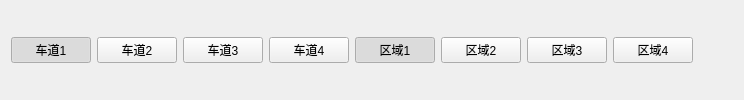
        <widget class="QWidget" name="widget_6" native="true">
         <layout class="QHBoxLayout" name="horizontalLayout_8">
          <property name="topMargin">
           <number>0</number>
          </property>
          <property name="bottomMargin">
           <number>0</number>
          </property>
          <item>
           <layout class="QHBoxLayout" name="horizontalLayout_17">
            <item>
             <widget class="QWidget" name="wd_lane" native="true">
              <layout class="QHBoxLayout" name="horizontalLayout_19">
               <property name="leftMargin">
                <number>0</number>
               </property>
               <property name="topMargin">
                <number>0</number>
               </property>
               <property name="rightMargin">
                <number>0</number>
               </property>
               <property name="bottomMargin">
                <number>0</number>
               </property>
               <item>
                <widget class="QPushButton" name="btn_lane1">
                 <property name="minimumSize">
                  <size>
                   <width>80</width>
                   <height>25</height>
                  </size>
                 </property>
                 <property name="focusPolicy">
                  <enum>Qt::NoFocus</enum>
                 </property>
                 <property name="text">
                  <string>车道1</string>
                 </property>
                 <property name="checkable">
                  <bool>true</bool>
                 </property>
                 <property name="checked">
                  <bool>true</bool>
                 </property>
                 <property name="autoExclusive">
                  <bool>true</bool>
                 </property>
                </widget>
               </item>
               <item>
                <widget class="QPushButton" name="btn_lane2">
                 <property name="minimumSize">
                  <size>
                   <width>80</width>
                   <height>25</height>
                  </size>
                 </property>
                 <property name="focusPolicy">
                  <enum>Qt::NoFocus</enum>
                 </property>
                 <property name="text">
                  <string>车道2</string>
                 </property>
                 <property name="checkable">
                  <bool>true</bool>
                 </property>
                 <property name="autoExclusive">
                  <bool>true</bool>
                 </property>
                </widget>
               </item>
               <item>
                <widget class="QPushButton" name="btn_lane3">
                 <property name="minimumSize">
                  <size>
                   <width>80</width>
                   <height>25</height>
                  </size>
                 </property>
                 <property name="focusPolicy">
                  <enum>Qt::NoFocus</enum>
                 </property>
                 <property name="text">
                  <string>车道3</string>
                 </property>
                 <property name="checkable">
                  <bool>true</bool>
                 </property>
                 <property name="autoExclusive">
                  <bool>true</bool>
                 </property>
                </widget>
               </item>
               <item>
                <widget class="QPushButton" name="btn_lane4">
                 <property name="minimumSize">
                  <size>
                   <width>80</width>
                   <height>25</height>
                  </size>
                 </property>
                 <property name="focusPolicy">
                  <enum>Qt::NoFocus</enum>
                 </property>
                 <property name="text">
                  <string>车道4</string>
                 </property>
                 <property name="checkable">
                  <bool>true</bool>
                 </property>
                 <property name="autoExclusive">
                  <bool>true</bool>
                 </property>
                </widget>
               </item>
              </layout>
             </widget>
            </item>
            <item>
             <widget class="QWidget" name="wd_area" native="true">
              <layout class="QHBoxLayout" name="horizontalLayout_20">
               <property name="leftMargin">
                <number>0</number>
               </property>
               <property name="topMargin">
                <number>0</number>
               </property>
               <property name="rightMargin">
                <number>0</number>
               </property>
               <property name="bottomMargin">
                <number>0</number>
               </property>
               <item>
                <widget class="QPushButton" name="btn_area1">
                 <property name="minimumSize">
                  <size>
                   <width>80</width>
                   <height>25</height>
                  </size>
                 </property>
                 <property name="focusPolicy">
                  <enum>Qt::NoFocus</enum>
                 </property>
                 <property name="text">
                  <string>区域1</string>
                 </property>
                 <property name="checkable">
                  <bool>true</bool>
                 </property>
                 <property name="checked">
                  <bool>true</bool>
                 </property>
                 <property name="autoExclusive">
                  <bool>true</bool>
                 </property>
                </widget>
               </item>
               <item>
                <widget class="QPushButton" name="btn_area2">
                 <property name="minimumSize">
                  <size>
                   <width>80</width>
                   <height>25</height>
                  </size>
                 </property>
                 <property name="focusPolicy">
                  <enum>Qt::NoFocus</enum>
                 </property>
                 <property name="text">
                  <string>区域2</string>
                 </property>
                 <property name="checkable">
                  <bool>true</bool>
                 </property>
                 <property name="autoExclusive">
                  <bool>true</bool>
                 </property>
                </widget>
               </item>
               <item>
                <widget class="QPushButton" name="btn_area3">
                 <property name="minimumSize">
                  <size>
                   <width>80</width>
                   <height>25</height>
                  </size>
                 </property>
                 <property name="focusPolicy">
                  <enum>Qt::NoFocus</enum>
                 </property>
                 <property name="text">
                  <string>区域3</string>
                 </property>
                 <property name="checkable">
                  <bool>true</bool>
                 </property>
                 <property name="autoExclusive">
                  <bool>true</bool>
                 </property>
                </widget>
               </item>
               <item>
                <widget class="QPushButton" name="btn_area4">
                 <property name="minimumSize">
                  <size>
                   <width>80</width>
                   <height>25</height>
                  </size>
                 </property>
                 <property name="focusPolicy">
                  <enum>Qt::NoFocus</enum>
                 </property>
                 <property name="text">
                  <string>区域4</string>
                 </property>
                 <property name="checkable">
                  <bool>true</bool>
                 </property>
                 <property name="autoExclusive">
                  <bool>true</bool>
                 </property>
                </widget>
               </item>
              </layout>
             </widget>
            </item>
            <item>
             <spacer name="horizontalSpacer_8">
              <property name="orientation">
               <enum>Qt::Horizontal</enum>
              </property>
              <property name="sizeHint" stdset="0">
               <size>
                <width>40</width>
                <height>20</height>
               </size>
              </property>
             </spacer>
            </item>
           </layout>
          </item>
         </layout>
        </widget>
